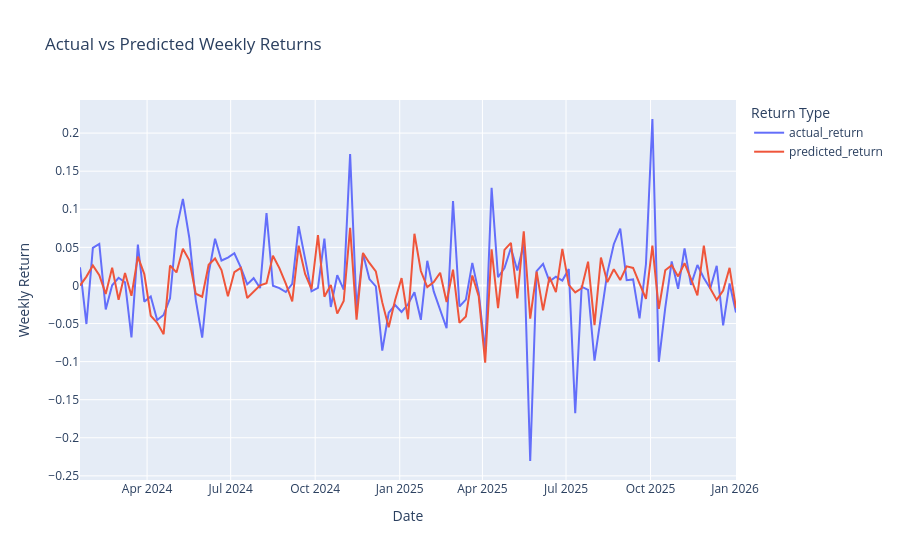

Notebook code for this chart:
### Code cell
import sys

sys.path.append("../src")

from analysis import run_full_mvp_analysis
from visualizations import (
    plot_actual_vs_predicted,
    plot_residuals_over_time,
    plot_contribution_breakdown,
    plot_largest_residuals,
    plot_coefficients
)

(
    merged_fico,
    fico_model,
    fico_coefficients,
    fico_attribution,
    fico_largest_residuals,
    fico_latest_summary,
    fico_latest_summary_table
) = run_full_mvp_analysis("FICO", "2024-01-01", "2026-01-01")

plot_actual_vs_predicted(fico_attribution)
